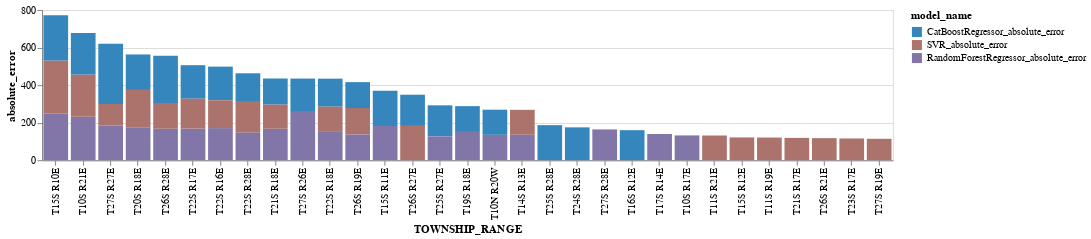

Notebook source saved alongside this figure:
### Markdown cell above
Also check the top township ranges for which error is high

### Code cell
chart_error_by_township(error_df, model_name_list)

### Figure 1 — Vega-Lite specification as saved in the notebook (floating-point values rounded to 4 significant figures)
{"config": {"view": {"continuousWidth": 400, "continuousHeight": 300}}, "data": {"name": "data-eb26fb22bda01039a008e9f4897c17b2"}, "mark": {"type": "bar", "opacity": 1}, "encoding": {"color": {"field": "model_name", "scale": {"domain": ["CatBoostRegressor_absolute_error", "SVR_absolute_error", "RandomForestRegressor_absolute_error"], "range": ["#3586BD", "#AC736C", "#8275A8"]}, "type": "nominal"}, "tooltip": [{"field": "model_name", "type": "nominal"}, {"field": "absolute_error", "type": "quantitative"}, {"field": "TOWNSHIP_RANGE", "type": "nominal"}], "x": {"field": "TOWNSHIP_RANGE", "sort": "-y", "type": "nominal"}, "y": {"field": "absolute_error", "type": "quantitative"}}, "height": 150, "width": 850, "$schema": "https://vega.github.io/schema/vega-lite/v4.17.0.json", "datasets": {"data-eb26fb22bda01039a008e9f4897c17b2": [{"TOWNSHIP_RANGE": "T27S R27E", "GSE_GWE_SHIFTED": 626.5, "model_name": "CatBoostRegressor_absolute_error", "absolute_error": 320.9}, {"TOWNSHIP_RANGE": "T15S R10E", "GSE_GWE_SHIFTED": 182.3, "model_name": "SVR_absolute_error", "absolute_error": 282.4}, {"TOWNSHIP_RANGE": "T27S R26E", "GSE_GWE_SHIFTED": 443.7, "model_name": "RandomForestRegressor_absolute_error", "absolute_error": 261.3}, {"TOWNSHIP_RANGE": "T26S R28E", "GSE_GWE_SHIFTED": 708.6, "model_name": "CatBoostRegressor_absolute_error", "absolute_error": 250.9}, {"TOWNSHIP_RANGE": "T15S R10E", "GSE_GWE_SHIFTED": 182.3, "model_name": "RandomForestRegressor_absolute_error", "absolute_error": 248.5}, {"TOWNSHIP_RANGE": "T15S R10E", "GSE_GWE_SHIFTED": 182.3, "model_name": "CatBoostRegressor_absolute_error", "absolute_error": 241.7}, {"TOWNSHIP_RANGE": "T10S R21E", "GSE_GWE_SHIFTED": 27.3, "model_name": "RandomForestRegressor_absolute_error", "absolute_error": 231.8}, {"TOWNSHIP_RANGE": "T10S R21E", "GSE_GWE_SHIFTED": 27.3, "model_name": "SVR_absolute_error", "absolute_error": 225.0}, {"TOWNSHIP_RANGE": "T10S R21E", "GSE_GWE_SHIFTED": 27.3, "model_name": "CatBoostRegressor_absolute_error", "absolute_error": 220.9}, {"TOWNSHIP_RANGE": "T20S R18E", "GSE_GWE_SHIFTED": 391.8, "model_name": "SVR_absolute_error", "absolute_error": 201.1}, {"TOWNSHIP_RANGE": "T20S R18E", "GSE_GWE_SHIFTED": 391.8, "model_name": "CatBoostRegressor_absolute_error", "absolute_error": 189.2}, {"TOWNSHIP_RANGE": "T15S R11E", "GSE_GWE_SHIFTED": 621.0, "model_name": "CatBoostRegressor_absolute_error", "absolute_error": 187.6}, {"TOWNSHIP_RANGE": "T25S R28E", "GSE_GWE_SHIFTED": 625.6, "model_name": "CatBoostRegressor_absolute_error", "absolute_error": 186.6}, {"TOWNSHIP_RANGE": "T27S R27E", "GSE_GWE_SHIFTED": 626.5, "model_name": "RandomForestRegressor_absolute_error", "absolute_error": 184.1}, {"TOWNSHIP_RANGE": "T26S R27E", "GSE_GWE_SHIFTED": 622.6, "model_name": "SVR_absolute_error", "absolute_error": 182.4}, {"TOWNSHIP_RANGE": "T15S R11E", "GSE_GWE_SHIFTED": 621.0, "model_name": "RandomForestRegressor_absolute_error", "absolute_error": 181.9}, {"TOWNSHIP_RANGE": "T22S R16E", "GSE_GWE_SHIFTED": 483.0, "model_name": "CatBoostRegressor_absolute_error", "absolute_error": 179.3}, {"TOWNSHIP_RANGE": "T22S R17E", "GSE_GWE_SHIFTED": 473.4, "model_name": "CatBoostRegressor_absolute_error", "absolute_error": 178.7}, {"TOWNSHIP_RANGE": "T24S R28E", "GSE_GWE_SHIFTED": 546.1, "model_name": "CatBoostRegressor_absolute_error", "absolute_error": 174.8}, {"TOWNSHIP_RANGE": "T27S R26E", "GSE_GWE_SHIFTED": 443.7, "model_name": "CatBoostRegressor_absolute_error", "absolute_error": 173.4}, {"TOWNSHIP_RANGE": "T20S R18E", "GSE_GWE_SHIFTED": 391.8, "model_name": "RandomForestRegressor_absolute_error", "absolute_error": 173.0}, {"TOWNSHIP_RANGE": "T22S R16E", "GSE_GWE_SHIFTED": 483.0, "model_name": "RandomForestRegressor_absolute_error", "absolute_error": 170.8}, {"TOWNSHIP_RANGE": "T22S R17E", "GSE_GWE_SHIFTED": 473.4, "model_name": "RandomForestRegressor_absolute_error", "absolute_error": 168.0}, {"TOWNSHIP_RANGE": "T21S R18E", "GSE_GWE_SHIFTED": 416.2, "model_name": "RandomForestRegressor_absolute_error", "absolute_error": 167.4}, {"TOWNSHIP_RANGE": "T26S R28E", "GSE_GWE_SHIFTED": 708.6, "model_name": "RandomForestRegressor_absolute_error", "absolute_error": 167.2}, {"TOWNSHIP_RANGE": "T26S R27E", "GSE_GWE_SHIFTED": 622.6, "model_name": "CatBoostRegressor_absolute_error", "absolute_error": 166.4}, {"TOWNSHIP_RANGE": "T25S R27E", "GSE_GWE_SHIFTED": 558.6, "model_name": "CatBoostRegressor_absolute_error", "absolute_error": 165.7}, {"TOWNSHIP_RANGE": "T22S R28E", "GSE_GWE_SHIFTED": 269.7, "model_name": "SVR_absolute_error", "absolute_error": 164.3}, {"TOWNSHIP_RANGE": "T27S R28E", "GSE_GWE_SHIFTED": 367.5, "model_name": "RandomForestRegressor_absolute_error", "absolute_error": 163.8}, {"TOWNSHIP_RANGE": "T16S R12E", "GSE_GWE_SHIFTED": 621.0, "model_name": "CatBoostRegressor_absolute_error", "absolute_error": 159.8}, {"TOWNSHIP_RANGE": "T22S R17E", "GSE_GWE_SHIFTED": 473.4, "model_name": "SVR_absolute_error", "absolute_error": 159.4}, {"TOWNSHIP_RANGE": "T22S R28E", "GSE_GWE_SHIFTED": 269.7, "model_name": "CatBoostRegressor_absolute_error", "absolute_error": 152.5}, {"TOWNSHIP_RANGE": "T22S R18E", "GSE_GWE_SHIFTED": 406.4, "model_name": "RandomForestRegressor_absolute_error", "absolute_error": 150.7}, {"TOWNSHIP_RANGE": "T19S R18E", "GSE_GWE_SHIFTED": 348.8, "model_name": "RandomForestRegressor_absolute_error", "absolute_error": 150.2}, {"TOWNSHIP_RANGE": "T22S R18E", "GSE_GWE_SHIFTED": 406.4, "model_name": "CatBoostRegressor_absolute_error", "absolute_error": 149.2}, {"TOWNSHIP_RANGE": "T22S R16E", "GSE_GWE_SHIFTED": 483.0, "model_name": "SVR_absolute_error", "absolute_error": 148.3}, {"TOWNSHIP_RANGE": "T22S R28E", "GSE_GWE_SHIFTED": 269.7, "model_name": "RandomForestRegressor_absolute_error", "absolute_error": 146.2}, {"TOWNSHIP_RANGE": "T26S R19E", "GSE_GWE_SHIFTED": 210.0, "model_name": "SVR_absolute_error", "absolute_error": 141.6}, {"TOWNSHIP_RANGE": "T17S R14E", "GSE_GWE_SHIFTED": 475.2, "model_name": "RandomForestRegressor_absolute_error", "absolute_error": 139.5}, {"TOWNSHIP_RANGE": "T21S R18E", "GSE_GWE_SHIFTED": 416.2, "model_name": "CatBoostRegressor_absolute_error", "absolute_error": 139.4}, {"TOWNSHIP_RANGE": "T26S R19E", "GSE_GWE_SHIFTED": 210.0, "model_name": "CatBoostRegressor_absolute_error", "absolute_error": 137.9}, {"TOWNSHIP_RANGE": "T26S R28E", "GSE_GWE_SHIFTED": 708.6, "model_name": "SVR_absolute_error", "absolute_error": 137.7}, {"TOWNSHIP_RANGE": "T19S R18E", "GSE_GWE_SHIFTED": 348.8, "model_name": "CatBoostRegressor_absolute_error", "absolute_error": 137.7}, {"TOWNSHIP_RANGE": "T26S R19E", "GSE_GWE_SHIFTED": 210.0, "model_name": "RandomForestRegressor_absolute_error", "absolute_error": 136.3}, {"TOWNSHIP_RANGE": "T14S R13E", "GSE_GWE_SHIFTED": 192.2, "model_name": "RandomForestRegressor_absolute_error", "absolute_error": 135.5}, {"TOWNSHIP_RANGE": "T10N R20W", "GSE_GWE_SHIFTED": 569.5, "model_name": "RandomForestRegressor_absolute_error", "absolute_error": 135.0}, {"TOWNSHIP_RANGE": "T22S R18E", "GSE_GWE_SHIFTED": 406.4, "model_name": "SVR_absolute_error", "absolute_error": 134.4}, {"TOWNSHIP_RANGE": "T10N R20W", "GSE_GWE_SHIFTED": 569.5, "model_name": "CatBoostRegressor_absolute_error", "absolute_error": 133.9}, {"TOWNSHIP_RANGE": "T14S R13E", "GSE_GWE_SHIFTED": 192.2, "model_name": "SVR_absolute_error", "absolute_error": 132.6}, {"TOWNSHIP_RANGE": "T10S R17E", "GSE_GWE_SHIFTED": 297.7, "model_name": "RandomForestRegressor_absolute_error", "absolute_error": 131.8}, {"TOWNSHIP_RANGE": "T11S R21E", "GSE_GWE_SHIFTED": 48.35, "model_name": "SVR_absolute_error", "absolute_error": 131.3}, {"TOWNSHIP_RANGE": "T21S R18E", "GSE_GWE_SHIFTED": 416.2, "model_name": "SVR_absolute_error", "absolute_error": 128.4}, {"TOWNSHIP_RANGE": "T25S R27E", "GSE_GWE_SHIFTED": 558.6, "model_name": "RandomForestRegressor_absolute_error", "absolute_error": 126.4}, {"TOWNSHIP_RANGE": "T15S R12E", "GSE_GWE_SHIFTED": 394.1, "model_name": "SVR_absolute_error", "absolute_error": 121.2}, {"TOWNSHIP_RANGE": "T11S R19E", "GSE_GWE_SHIFTED": 304.2, "model_name": "SVR_absolute_error", "absolute_error": 120.4}, {"TOWNSHIP_RANGE": "T21S R17E", "GSE_GWE_SHIFTED": 437.7, "model_name": "SVR_absolute_error", "absolute_error": 118.7}, {"TOWNSHIP_RANGE": "T26S R21E", "GSE_GWE_SHIFTED": 236.7, "model_name": "SVR_absolute_error", "absolute_error": 117.4}, {"TOWNSHIP_RANGE": "T23S R17E", "GSE_GWE_SHIFTED": 369.4, "model_name": "SVR_absolute_error", "absolute_error": 115.6}, {"TOWNSHIP_RANGE": "T27S R27E", "GSE_GWE_SHIFTED": 626.5, "model_name": "SVR_absolute_error", "absolute_error": 115.2}, {"TOWNSHIP_RANGE": "T27S R19E", "GSE_GWE_SHIFTED": 210.0, "model_name": "SVR_absolute_error", "absolute_error": 113.8}]}}
